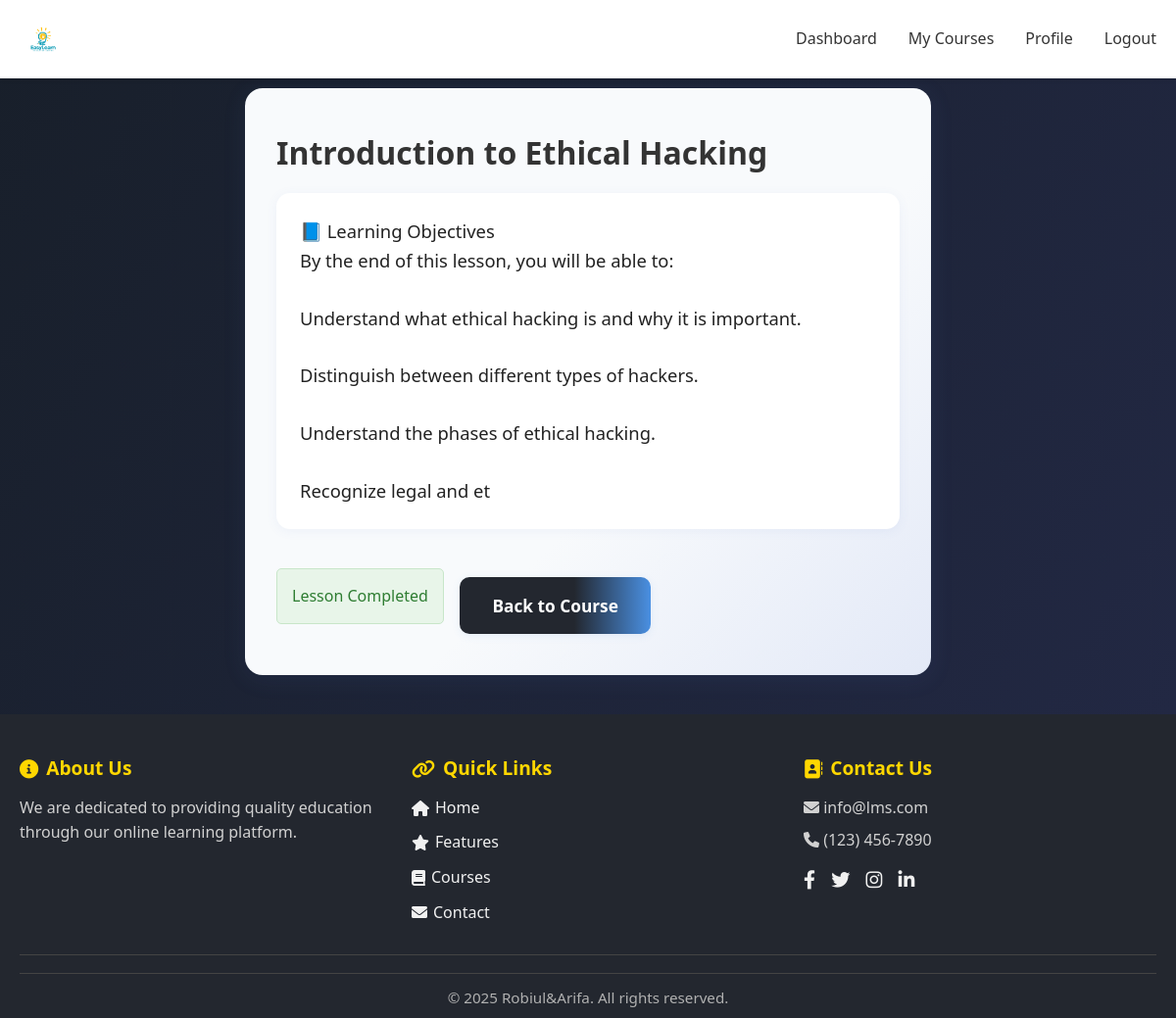
/php/lesson_process.php?lesson_id=1&course_id=4 (signed in), run on the app's committed database.
### tables this page shows
CREATE TABLE `lessons` (
  `id` int(11) NOT NULL,
  `course_id` int(11) NOT NULL,
  `title` varchar(255) NOT NULL,
  `content_url` varchar(255) DEFAULT NULL,
  `content_type` enum('video','text') NOT NULL,
  `lesson_order` int(11) NOT NULL,
  `created_at` timestamp NOT NULL DEFAULT current_timestamp(),
  `updated_at` timestamp NOT NULL DEFAULT current_timestamp() ON UPDATE current_timestamp()
);

### php/lesson_process.php (the view, shortened to what this page needs)
<?php
if (
    $_SERVER['REQUEST_METHOD'] === 'GET' &&
    isset($_SESSION['user_id']) &&
    $_SESSION['user_role'] === 'student' &&
    isset($_GET['lesson_id']) && isset($_GET['course_id'])
) {
    $user_id = $_SESSION['user_id'];
    $lesson_id = intval($_GET['lesson_id']);
    $course_id = intval($_GET['course_id']);
    $conn = getDBConnection();
    $stmt = $conn->prepare('SELECT * FROM lessons WHERE id = ? AND course_id = ?');
    $stmt->bind_param('ii', $lesson_id, $course_id);
    $stmt->execute();
    $lesson = $stmt->get_result()->fetch_assoc();
    $stmt = $conn->prepare('SELECT completed FROM lesson_progress WHERE student_id = ? AND lesson_id = ?');
    $stmt->bind_param('ii', $user_id, $lesson_id);
    $stmt->execute();
    $progress = $stmt->get_result()->fetch_assoc();
    $completed = $progress ? $progress['completed'] : 0;
    ?>
    <!DOCTYPE html>
    <html lang="en">
    <head>
        <link rel="stylesheet" href="../css/style.css">
        <link rel="stylesheet" href="https://cdnjs.cloudflare.com/ajax/libs/font-awesome/6.0.0/css/all.min.css">
    </head>
    <body>
    <nav class="navbar">
        <div class="container nav-content">
            <a href="../index.php" class="logo"><img src="../images/EasyLearn.png" alt="EasyLearn Logo" style="height:48px;vertical-align:middle;margin-right:10px;"></a>
            <div class="nav-links">
                <a href="student_dashboard.php">Dashboard</a>
                <a href="my_courses.php">My Courses</a>
                <a href="profile.php">Profile</a>
                <a href="logout.php">Logout</a>
            </div>
        </div>
    </nav>
    <div class="container" style="margin-top: 90px;">
        <div class="dashboard card" style="padding: 2.5rem 2rem 2rem 2rem; margin-top: 2rem; max-width: 700px; margin-left:auto; margin-right:auto;">
            <h1><?php echo htmlspecialchars($lesson['title']); ?></h1>
            <?php if ($lesson['content_type'] === 'video'): ?>
                <div style="margin: 1rem 0;">
                    <iframe width="560" height="315" src="<?php echo htmlspecialchars($lesson['content_url']); ?>" frameborder="0" allowfullscreen></iframe>
                </div>
            <?php else: ?>
                <div class="lesson-content" style="margin: 1rem 0; padding: 1.5rem; background: #fff; border-radius: 14px; box-shadow: 0 2px 12px rgba(80,120,200,0.07); font-size:1.15rem; color: #222;">
                    <?php
                    $text = !empty($lesson['content']) ? $lesson['content'] : $lesson['content_url'];
                    echo nl2br(htmlspecialchars($text));
                    ?>
                </div>
            <?php endif; ?>
            <div style="margin-top:2.5rem; display:flex; gap:1rem; flex-wrap:wrap; align-items:center;">
                <?php if (!$completed): ?>
                    <a href="lesson_process.php?lesson_id=<?php echo $lesson_id; ?>&course_id=<?php echo $course_id; ?>&mark_completed=1" class="btn btn-success">Mark as Completed</a>
                <?php else: ?>
                    <span class="alert alert-success">Lesson Completed</span>
                <?php endif; ?>
                <a href="course.php?id=<?php echo $course_id; ?>" class="btn btn-secondary">Back to Course</a>
            </div>
        </div>
    </div>
    <footer class="footer modern-footer">
        <div class="container">
            <div class="footer-content">
                <div class="footer-section about">
                    <h3><i class="fas fa-info-circle"></i> About Us</h3>
                    <p>We are dedicated to providing quality education through our online learning platform.</p>
                </div>
                <div class="footer-section links">
                    <h3><i class="fas fa-link"></i> Quick Links</h3>
                    <ul>
                        <li><a href="../index.php"><i class="fas fa-home"></i> Home</a></li>
                        <li><a href="../index.php#features"><i class="fas fa-star"></i> Features</a></li>
                        <li><a href="../index.php#courses"><i class="fas fa-book"></i> Courses</a></li>
                        <li><a href="../php/contact.php"><i class="fas fa-envelope"></i> Contact</a></li>
                    </ul>
                </div>
                <div class="footer-section contact">
                    <h3><i class="fas fa-address-book"></i> Contact Us</h3>
                    <p><i class="fas fa-envelope"></i> info@lms.com</p>
                    <p><i class="fas fa-phone"></i> (123) 456-7890</p>
                    <div class="footer-social">
                        <a href="https://web.facebook.com/wdrobi17" title="Facebook"><i class="fab fa-facebook-f"></i></a>
                        <a href="https://x.com/wdrobi21" title="Twitter"><i class="fab fa-twitter"></i></a>
                        <a href="https://www.instagram.com/wdrobi" title="Instagram"><i class="fab fa-instagram"></i></a>
                        <a href="https://www.linkedin.com/in/wdrobi/" title="LinkedIn"><i class="fab fa-linkedin-in"></i></a>
                    </div>
                </div>
            </div>
            <div class="footer-bottom">
                <hr>
                <p>&copy; <?php echo date('Y'); ?> Robiul&Arifa. All rights reserved.</p>
            </div>
        </div>
    </footer>
    </body>
    </html>
    <?php exit(); }
?>

### css/style.css (style rules this page uses)
* { margin: 0; padding: 0; box-sizing: border-box; }
:root { --primary-color: #4a90e2; --secondary-color: #2c3e50; --accent-color: #e74c3c; --text-color: #333; --bg-color: #fff; --card-bg: #f8f9fa; --border-color: #dee2e6; --success-color: #28a745; --warning-color: #ffc107; --error-color: #dc3545; }
body { font-family: 'Segoe UI', Tahoma, Geneva, Verdana, sans-serif; line-height: 1.6; color: var(--text-color); background-color: var(--bg-color); transition: background-color 0.3s, color 0.3s; }
.container { max-width: 1200px; margin: 0 auto; padding: 0 20px; }
.navbar { background-color: var(--bg-color); box-shadow: 0 2px 4px rgba(0,0,0,0.1); padding: 1rem 0; position: fixed; width: 100%; top: 0; z-index: 1000; }
.nav-content { display: flex; justify-content: space-between; align-items: center; }
.nav-links { display: flex; gap: 2rem; }
.nav-links a { color: var(--text-color); text-decoration: none; font-weight: 500; transition: color 0.3s; }
.card { background-color: var(--card-bg); border-radius: 8px; padding: 1.5rem; margin: 1rem 0; box-shadow: 0 2px 4px rgba(0,0,0,0.1); transition: transform 0.3s; }
.btn, .auth-form .btn, .btn-link, .auth-form .btn-link { padding: 0.95rem 2.1rem; font-size: 1.08rem; border-radius: 10px; font-weight: 600; min-width: 140px; text-align: center; box-shadow: 0 2px 8px rgba(74, 144, 226, 0.10); transition: background 0.2s, color 0.2s, transform 0.15s; outline: none; border: none; text-decoration: none !important; cursor: pointer; display: inline-block; }
.btn-secondary { background: linear-gradient(90deg, #23272f 60%, #4a90e2 100%); color: #fff; }
.dashboard { padding: 2rem 0; }
.modern-footer { background: #23272f; color: #f1f1f1; padding: 40px 0 0 0; margin-top: 40px; font-size: 1rem; }
.modern-footer .footer-content { display: flex; flex-wrap: wrap; justify-content: space-between; gap: 40px; padding-bottom: 20px; }
.modern-footer .footer-section { flex: 1 1 220px; min-width: 220px; }
.modern-footer .footer-section h3 { font-size: 1.2rem; margin-bottom: 12px; color: #ffd700; display: flex; align-items: center; gap: 8px; }
.modern-footer .footer-section ul { list-style: none; padding: 0; margin: 0; }
.modern-footer .footer-section ul li { margin-bottom: 10px; }
.modern-footer .footer-section ul li a { color: #f1f1f1; text-decoration: none; transition: color 0.2s; display: flex; align-items: center; gap: 6px; }
.modern-footer .footer-section p { margin: 8px 0; color: #d1d1d1; }
.modern-footer .footer-social { margin-top: 12px; }
.modern-footer .footer-social a { color: #f1f1f1; margin-right: 12px; font-size: 1.2rem; transition: color 0.2s, transform 0.2s; display: inline-block; }
.modern-footer .footer-bottom { text-align: center; padding: 18px 0 8px 0; border-top: 1px solid #444; color: #b1b1b1; font-size: 0.95rem; }
.modern-footer .footer-bottom hr { border: none; border-top: 1px solid #444; margin: 0 0 12px 0; }
.card { background: linear-gradient(135deg, #f8fafc 60%, #e3e9f7 100%); border-radius: 18px; box-shadow: 0 4px 24px rgba(80, 120, 200, 0.10); padding: 2.5rem 2rem 2rem 2rem; margin: 1.5rem 0; transition: box-shadow 0.2s; }
.alert { padding: 0.8rem 1rem; border-radius: 8px; margin-bottom: 1rem; font-size: 1rem; }
.alert-success { background: #eaffea; color: #388e3c; border: 1.5px solid #bdf5bd; }
.alert { padding: 15px; margin-bottom: 20px; border-radius: 5px; }
.alert-success { background: #e8f5e9; color: #2e7d32; border: 1px solid #c8e6c9; }

### php/lesson_process.php (style rules this page uses)
body { background: linear-gradient(120deg, #181f2a 0%, #232946 100%); }
.lesson-content { font-size: 1.15rem; background: #fff; color: #222; }

### data on the page
lessons: title "Introduction to Ethical Hacking", content_url "📘 Learning Objectives By the end of this lesson, you will be able to: Understand what ethical hacking is and why it is important. Distinguish between different types of hackers. Understand the phases of ethical hacking. Recognize legal and et"
